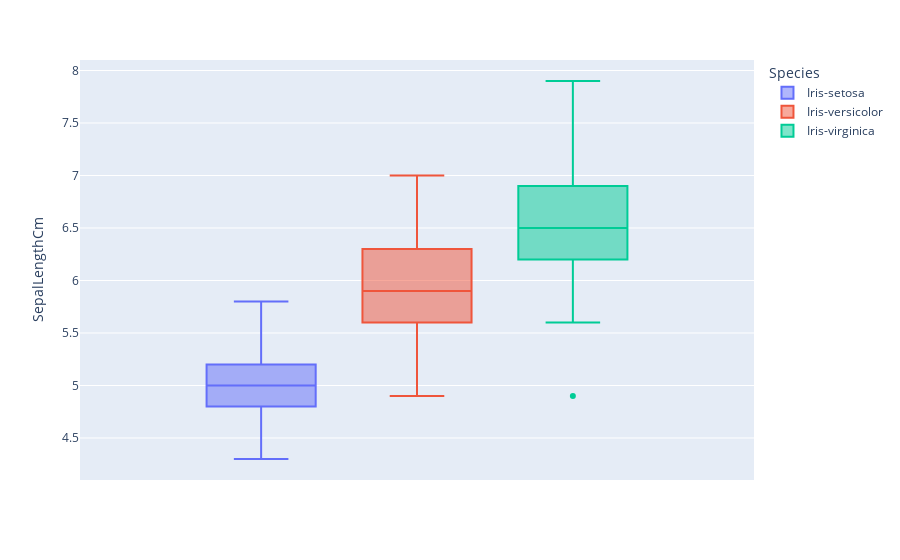

Notebook cell for this chart:
### Code cell
fig = px.box(df,y="SepalLengthCm",color="Species")
fig.show()

### Figure 1 — Plotly figure (JSON) as saved in the notebook; plotly's stock layout.template omitted (floating-point values rounded to 4 significant figures)
{"data": [{"alignmentgroup": "True", "hovertemplate": "Species=Iris-setosa<br>SepalLengthCm=%{y}<extra></extra>", "legendgroup": "Iris-setosa", "marker": {"color": "#636efa"}, "name": "Iris-setosa", "notched": false, "offsetgroup": "Iris-setosa", "orientation": "v", "showlegend": true, "type": "box", "x0": " ", "xaxis": "x", "y": [5.1, 4.9, 4.7, 4.6, 5, 5.4, 4.6, 5, 4.4, 4.9, 5.4, 4.8, 4.8, 4.3, 5.8, 5.7, 5.4, 5.1, 5.7, 5.1, 5.4, 5.1, 4.6, 5.1, 4.8, 5, 5, 5.2, 5.2, 4.7, 4.8, 5.4, 5.2, 5.5, 4.9, 5, 5.5, 4.9, 4.4, 5.1, 5, 4.5, 4.4, 5, 5.1, 4.8, 5.1, 4.6, 5.3, 5], "y0": " ", "yaxis": "y"}, {"alignmentgroup": "True", "hovertemplate": "Species=Iris-versicolor<br>SepalLengthCm=%{y}<extra></extra>", "legendgroup": "Iris-versicolor", "marker": {"color": "#EF553B"}, "name": "Iris-versicolor", "notched": false, "offsetgroup": "Iris-versicolor", "orientation": "v", "showlegend": true, "type": "box", "x0": " ", "xaxis": "x", "y": [7, 6.4, 6.9, 5.5, 6.5, 5.7, 6.3, 4.9, 6.6, 5.2, 5, 5.9, 6, 6.1, 5.6, 6.7, 5.6, 5.8, 6.2, 5.6, 5.9, 6.1, 6.3, 6.1, 6.4, 6.6, 6.8, 6.7, 6, 5.7, 5.5, 5.5, 5.8, 6, 5.4, 6, 6.7, 6.3, 5.6, 5.5, 5.5, 6.1, 5.8, 5, 5.6, 5.7, 5.7, 6.2, 5.1, 5.7], "y0": " ", "yaxis": "y"}, {"alignmentgroup": "True", "hovertemplate": "Species=Iris-virginica<br>SepalLengthCm=%{y}<extra></extra>", "legendgroup": "Iris-virginica", "marker": {"color": "#00cc96"}, "name": "Iris-virginica", "notched": false, "offsetgroup": "Iris-virginica", "orientation": "v", "showlegend": true, "type": "box", "x0": " ", "xaxis": "x", "y": [6.3, 5.8, 7.1, 6.3, 6.5, 7.6, 4.9, 7.3, 6.7, 7.2, 6.5, 6.4, 6.8, 5.7, 5.8, 6.4, 6.5, 7.7, 7.7, 6, 6.9, 5.6, 7.7, 6.3, 6.7, 7.2, 6.2, 6.1, 6.4, 7.2, 7.4, 7.9, 6.4, 6.3, 6.1, 7.7, 6.3, 6.4, 6, 6.9, 6.7, 6.9, 5.8, 6.8, 6.7, 6.7, 6.3, 6.5, 6.2, 5.9], "y0": " ", "yaxis": "y"}], "layout": {"boxmode": "group", "legend": {"title": {"text": "Species"}, "tracegroupgap": 0}, "margin": {"t": 60}, "xaxis": {"anchor": "y", "domain": [0, 1]}, "yaxis": {"anchor": "x", "domain": [0, 1], "title": {"text": "SepalLengthCm"}}}}
